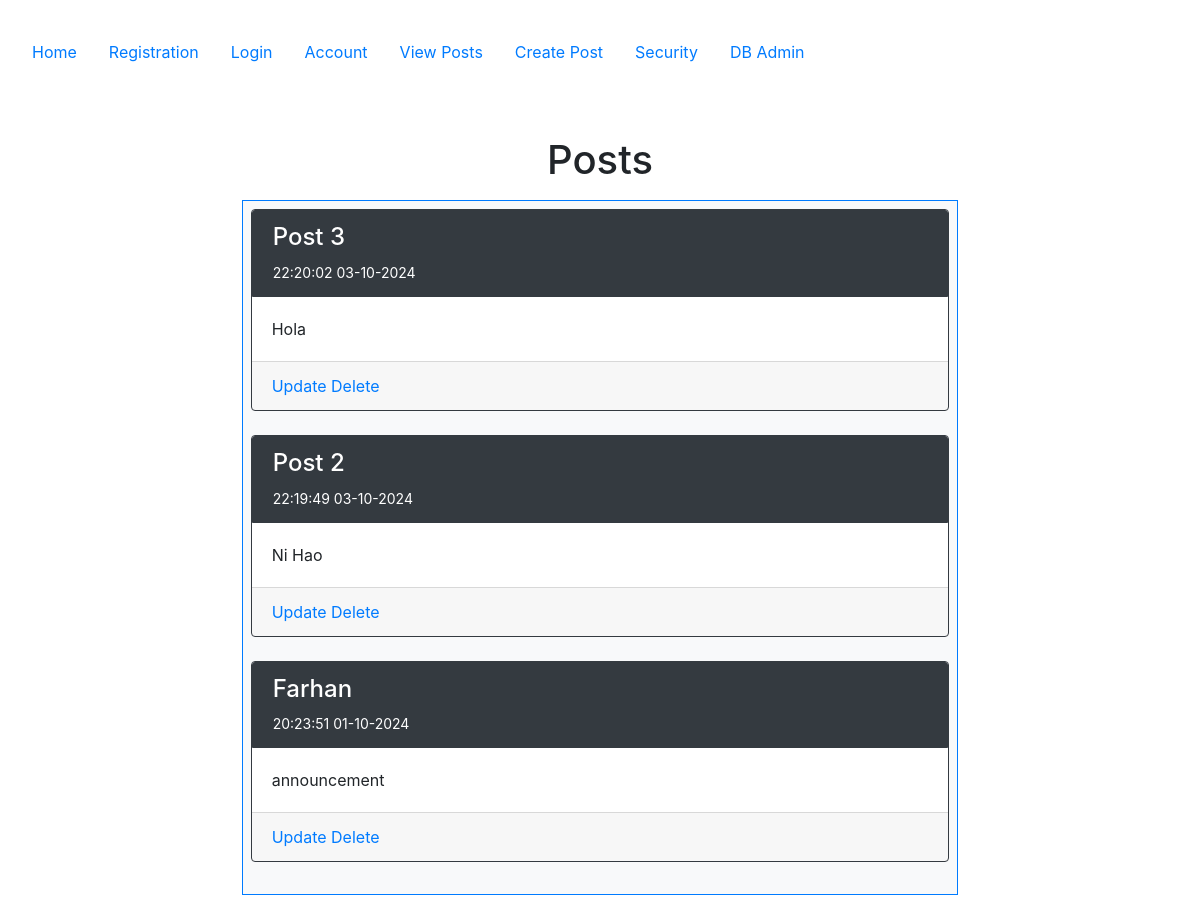
Page /posts on the earlier database version.
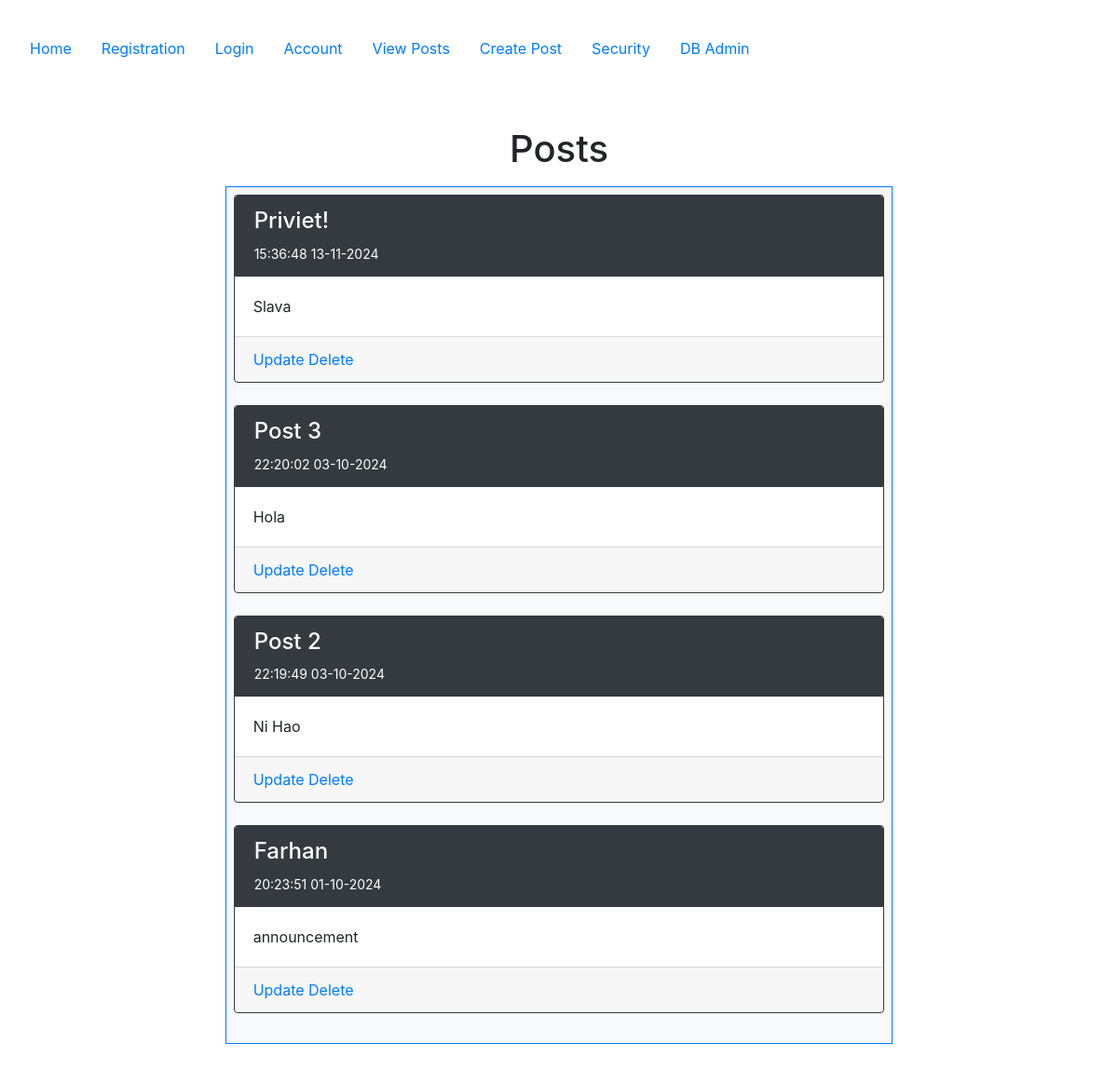
Same page on the later database version.
### config.py (models this page shows, shortened)
class Post(db.Model):
   __tablename__ = 'posts'
   id = db.Column(db.Integer, primary_key=True)
   userid = db.Column(db.Integer, db.ForeignKey('users.id'))
   created = db.Column(db.DateTime, nullable=False)
   title = db.Column(db.Text, nullable=False)
   body = db.Column(db.Text, nullable=False)
   user = db.relationship("User", back_populates="posts")

### posts/views.py (the view)
@posts_bp.route('/posts')
def posts():
    all_posts = Post.query.order_by(desc('id')).all()
    return render_template('posts/posts.html', posts=all_posts)

### templates/posts/posts.html (shortened to what this page needs)
{% extends "base.html" %}
{% block content %}
    <div class="container">
        <h1>Posts</h1>
        <div class="p-2 row">
            <div class="col-2"></div>
            <div class="col-8">
                <div class="p-2 bg-light border border-primary" style="text-align: left">
                    {% for post in posts %}
                        <div class="card border border-dark">
                            <div class="card-header bg-dark text-white border border-dark">
                                <h4>{{ post.title }}</h4>
                                <small>{{ post.created.strftime('%H:%M:%S %d-%m-%Y') }}</small>
                            </div>
                            <div class="card-body">{{ post.body }}</div>
                            <div class="card-footer">
        <a class="navbar-item" href="{{ url_for('posts.update', id=post.id) }}">Update</a>
         <a class="navbar-item" href="{{ url_for('posts.delete', id=post.id) }}">Delete</a>
    </div>
                        </div>
                        <br>
                    {% endfor %}
                </div>
            </div>
            <div class="col-2"></div>
        </div>
    </div>
{% endblock %}

### templates/base.html (shortened to what this page needs)
<!DOCTYPE html>
<html lang="en">
<head>
    <link rel="stylesheet" href="https://cdn.jsdelivr.net/npm/bootstrap@4.6.2/dist/css/bootstrap.min.css">
</head>
<body>
<section class="container-fluid p-3 my-3">
    <nav class="nav nav-pills flex-column flex-sm-row">
        <a class="nav-item nav-link" href="{{ url_for('index') }}">Home</a>
        <a class="nav-item nav-link" href="{{ url_for('accounts.registration') }}">Registration</a>
        {% if current_user.is_authenticated %}
            <a class="nav-item nav-link" href="{{ url_for('accounts.logout') }}">Logout</a>
        {% else %}
            <a class="nav-item nav-link" href="{{ url_for('accounts.login') }}">Login</a>
        {% endif %}
        <a class="nav-item nav-link" href="{{ url_for('accounts.account') }}">Account</a>
        <a class="nav-item nav-link" href="{{ url_for('posts.posts') }}">View Posts</a>
        <a class="nav-item nav-link" href="{{ url_for('posts.create') }}">Create Post</a>
        <a class="nav-item nav-link" href="{{ url_for('security.security') }}">Security</a>
        <a class="nav-item nav-link" href="http://127.0.0.1:5000/admin">DB Admin</a>
    </nav>
    <div class="container-fluid p-3 my-5 text-center">
        {% block content %}{% endblock %}
    </div>
</section>
</body>
</html>

Differences in the rows shown:
added Post: title "Priviet!", created "15:36:48 13-11-2024", body "Slava"
